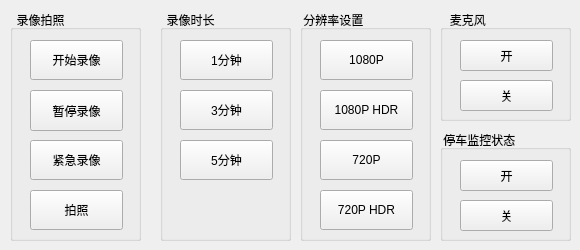
   <widget class="QWidget" name="tabWidgetPage1">
    <attribute name="title">
     <string>录像模式</string>
    </attribute>
    <widget class="QGroupBox" name="groupBox_4">
     <property name="geometry">
      <rect>
       <x>160</x>
       <y>10</y>
       <width>131</width>
       <height>231</height>
      </rect>
     </property>
     <property name="title">
      <string>  录像时长</string>
     </property>
     <widget class="QPushButton" name="oneMinButton">
      <property name="geometry">
       <rect>
        <x>20</x>
        <y>30</y>
        <width>93</width>
        <height>40</height>
       </rect>
      </property>
      <property name="text">
       <string>1分钟</string>
      </property>
     </widget>
     <widget class="QPushButton" name="threeMinButton">
      <property name="geometry">
       <rect>
        <x>20</x>
        <y>80</y>
        <width>93</width>
        <height>40</height>
       </rect>
      </property>
      <property name="text">
       <string>3分钟</string>
      </property>
     </widget>
     <widget class="QPushButton" name="fiveMinButton">
      <property name="geometry">
       <rect>
        <x>20</x>
        <y>130</y>
        <width>93</width>
        <height>40</height>
       </rect>
      </property>
      <property name="text">
       <string>5分钟</string>
      </property>
     </widget>
    </widget>
    <widget class="QGroupBox" name="groupBox_6">
     <property name="geometry">
      <rect>
       <x>300</x>
       <y>10</y>
       <width>131</width>
       <height>231</height>
      </rect>
     </property>
     <property name="title">
      <string> 分辨率设置</string>
     </property>
     <widget class="QPushButton" name="res1080PButton">
      <property name="geometry">
       <rect>
        <x>20</x>
        <y>30</y>
        <width>93</width>
        <height>40</height>
       </rect>
      </property>
      <property name="text">
       <string>1080P</string>
      </property>
     </widget>
     <widget class="QPushButton" name="res1080PHDRButton">
      <property name="geometry">
       <rect>
        <x>20</x>
        <y>80</y>
        <width>93</width>
        <height>40</height>
       </rect>
      </property>
      <property name="text">
       <string>1080P HDR</string>
      </property>
     </widget>
     <widget class="QPushButton" name="res720PButton">
      <property name="geometry">
       <rect>
        <x>20</x>
        <y>130</y>
        <width>93</width>
        <height>40</height>
       </rect>
      </property>
      <property name="text">
       <string>720P</string>
      </property>
     </widget>
     <widget class="QPushButton" name="res720PHDRButton">
      <property name="geometry">
       <rect>
        <x>20</x>
        <y>180</y>
        <width>93</width>
        <height>40</height>
       </rect>
      </property>
      <property name="text">
       <string>720P HDR</string>
      </property>
     </widget>
    </widget>
    <widget class="QGroupBox" name="groupBox_3">
     <property name="geometry">
      <rect>
       <x>10</x>
       <y>10</y>
       <width>131</width>
       <height>231</height>
      </rect>
     </property>
     <property name="title">
      <string>  录像拍照</string>
     </property>
     <widget class="QPushButton" name="captureButton">
      <property name="geometry">
       <rect>
        <x>20</x>
        <y>180</y>
        <width>93</width>
        <height>40</height>
       </rect>
      </property>
      <property name="text">
       <string>拍照</string>
      </property>
     </widget>
     <widget class="QPushButton" name="eventRecordButton">
      <property name="geometry">
       <rect>
        <x>20</x>
        <y>130</y>
        <width>93</width>
        <height>40</height>
       </rect>
      </property>
      <property name="text">
       <string>紧急录像</string>
      </property>
     </widget>
     <widget class="QPushButton" name="startRecordButton">
      <property name="geometry">
       <rect>
        <x>20</x>
        <y>30</y>
        <width>93</width>
        <height>40</height>
       </rect>
      </property>
      <property name="text">
       <string>开始录像</string>
      </property>
     </widget>
     <widget class="QPushButton" name="stopRecordButton">
      <property name="geometry">
       <rect>
        <x>20</x>
        <y>80</y>
        <width>93</width>
        <height>41</height>
       </rect>
      </property>
      <property name="text">
       <string>暂停录像</string>
      </property>
     </widget>
    </widget>
    <widget class="QGroupBox" name="groupBox_14">
     <property name="geometry">
      <rect>
       <x>440</x>
       <y>130</y>
       <width>131</width>
       <height>111</height>
      </rect>
     </property>
     <property name="title">
      <string> 停车监控状态</string>
     </property>
     <widget class="QPushButton" name="pushButton_5">
      <property name="geometry">
       <rect>
        <x>20</x>
        <y>30</y>
        <width>93</width>
        <height>31</height>
       </rect>
      </property>
      <property name="text">
       <string>开</string>
      </property>
     </widget>
     <widget class="QPushButton" name="pushButton_6">
      <property name="geometry">
       <rect>
        <x>20</x>
        <y>70</y>
        <width>93</width>
        <height>31</height>
       </rect>
      </property>
      <property name="text">
       <string>关</string>
      </property>
     </widget>
    </widget>
    <widget class="QGroupBox" name="groupBox_5">
     <property name="geometry">
      <rect>
       <x>440</x>
       <y>10</y>
       <width>131</width>
       <height>111</height>
      </rect>
     </property>
     <property name="title">
      <string>   麦克风</string>
     </property>
     <widget class="QPushButton" name="micOnButton">
      <property name="geometry">
       <rect>
        <x>20</x>
        <y>30</y>
        <width>93</width>
        <height>31</height>
       </rect>
      </property>
      <property name="text">
       <string>开</string>
      </property>
     </widget>
     <widget class="QPushButton" name="micOffButton">
      <property name="geometry">
       <rect>
        <x>20</x>
        <y>70</y>
        <width>93</width>
        <height>31</height>
       </rect>
      </property>
      <property name="text">
       <string>关</string>
      </property>
     </widget>
    </widget>
    <zorder>groupBox_6</zorder>
    <zorder>groupBox_4</zorder>
    <zorder>groupBox_3</zorder>
    <zorder>groupBox_14</zorder>
    <zorder>groupBox_5</zorder>
   </widget>
